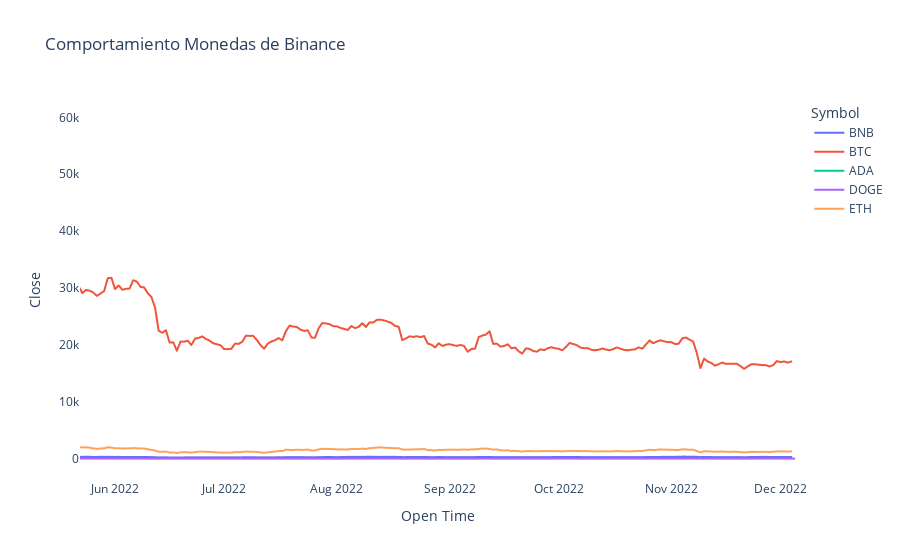

Notebook code for this chart:
### Markdown cell above
Para nuestra primera visualización mostraremos todas las monedas obtenidas con la libreria Plotli ya que nos ofrece graficas dinamicas y de esta forma podemos explorar a detalle un periodo de tiempo en que sea de unteres ademas podemos utilizar las etiquetas como segmentadores de la información.

### Code cell
import plotly.express as px

fig1=px.line(data_frame=data,x='Open Time',y='Close',
             color = 'Symbol',
             title='Comportamiento Monedas de Binance',
             labels={
                     "Fecha": "Fecha_dias",
                     "value": "Precio (USD)"
                 })

fig1.update_layout(paper_bgcolor="#FFFFFF",plot_bgcolor='#FFFFFF')

fig1.show()

### Figure 1 — Plotly figure (JSON) as saved in the notebook; plotly's stock layout.template omitted (floating-point values rounded to 4 significant figures; data arrays with more than 128 entries replaced by an {"elided": "..."} marker saying what was removed)
{"data": [{"hovertemplate": "Symbol=BNB<br>Open Time=%{x}<br>Close=%{y}<extra></extra>", "legendgroup": "BNB", "line": {"color": "#636efa", "dash": "solid"}, "marker": {"symbol": "circle"}, "mode": "lines", "name": "BNB", "showlegend": true, "type": "scattergl", "visible": true, "x": {"elided": "1799 str values"}, "xaxis": "x", "y": {"elided": "1799 float values"}, "yaxis": "y"}, {"hovertemplate": "Symbol=BTC<br>Open Time=%{x}<br>Close=%{y}<extra></extra>", "legendgroup": "BTC", "line": {"color": "#EF553B", "dash": "solid"}, "marker": {"symbol": "circle"}, "mode": "lines", "name": "BTC", "showlegend": true, "type": "scattergl", "visible": true, "x": {"elided": "1799 str values"}, "xaxis": "x", "y": {"elided": "1799 float values"}, "yaxis": "y"}, {"hovertemplate": "Symbol=ADA<br>Open Time=%{x}<br>Close=%{y}<extra></extra>", "legendgroup": "ADA", "line": {"color": "#00cc96", "dash": "solid"}, "marker": {"symbol": "circle"}, "mode": "lines", "name": "ADA", "showlegend": true, "type": "scattergl", "visible": true, "x": {"elided": "1693 str values"}, "xaxis": "x", "y": {"elided": "1693 float values"}, "yaxis": "y"}, {"hovertemplate": "Symbol=DOGE<br>Open Time=%{x}<br>Close=%{y}<extra></extra>", "legendgroup": "DOGE", "line": {"color": "#ab63fa", "dash": "solid"}, "marker": {"symbol": "circle"}, "mode": "lines", "name": "DOGE", "showlegend": true, "type": "scattergl", "visible": true, "x": {"elided": "1250 str values"}, "xaxis": "x", "y": {"elided": "1250 float values"}, "yaxis": "y"}, {"hovertemplate": "Symbol=ETH<br>Open Time=%{x}<br>Close=%{y}<extra></extra>", "legendgroup": "ETH", "line": {"color": "#FFA15A", "dash": "solid"}, "marker": {"symbol": "circle"}, "mode": "lines", "name": "ETH", "showlegend": true, "type": "scattergl", "visible": true, "x": {"elided": "1799 str values"}, "xaxis": "x", "y": {"elided": "1799 float values"}, "yaxis": "y"}], "layout": {"autosize": true, "legend": {"title": {"text": "Symbol"}, "tracegroupgap": 0}, "paper_bgcolor": "#FFFFFF", "plot_bgcolor": "#FFFFFF", "title": {"text": "Comportamiento Monedas de Binance"}, "xaxis": {"anchor": "y", "autorange": false, "domain": [0, 1], "range": ["2022-05-22 08:40:19.5122", "2022-12-05"], "title": {"text": "Open Time"}, "type": "date"}, "yaxis": {"anchor": "x", "autorange": false, "domain": [0, 1], "range": [-3751.0, 63060.0], "title": {"text": "Close"}, "type": "linear"}}}
